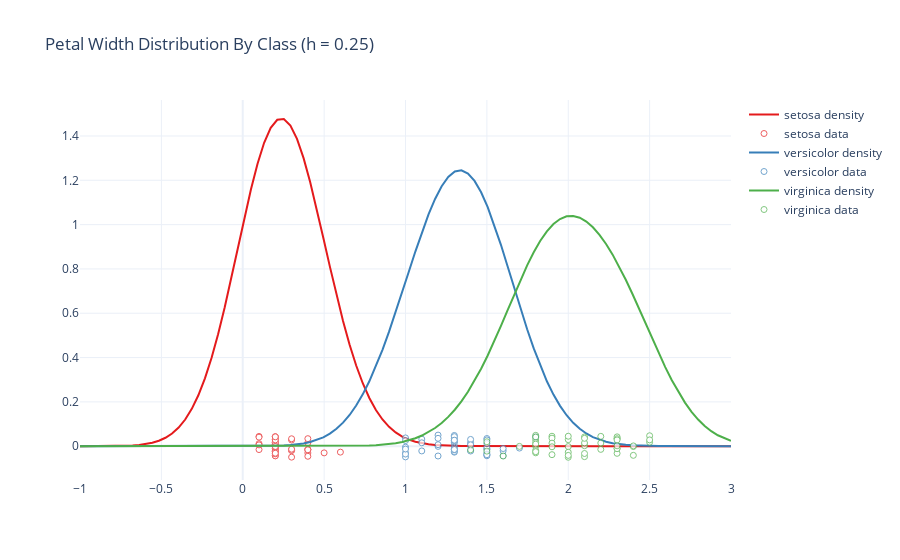

Notebook cell for this chart:
### Code cell
f25 = Parzen.plot1D(raw_data, np.linspace(-1, 3, 100), 3, 0.25, species, color_map)
f25.update_layout(title = "Petal Width Distribution By Class (h = 0.25)")
f25.show()
